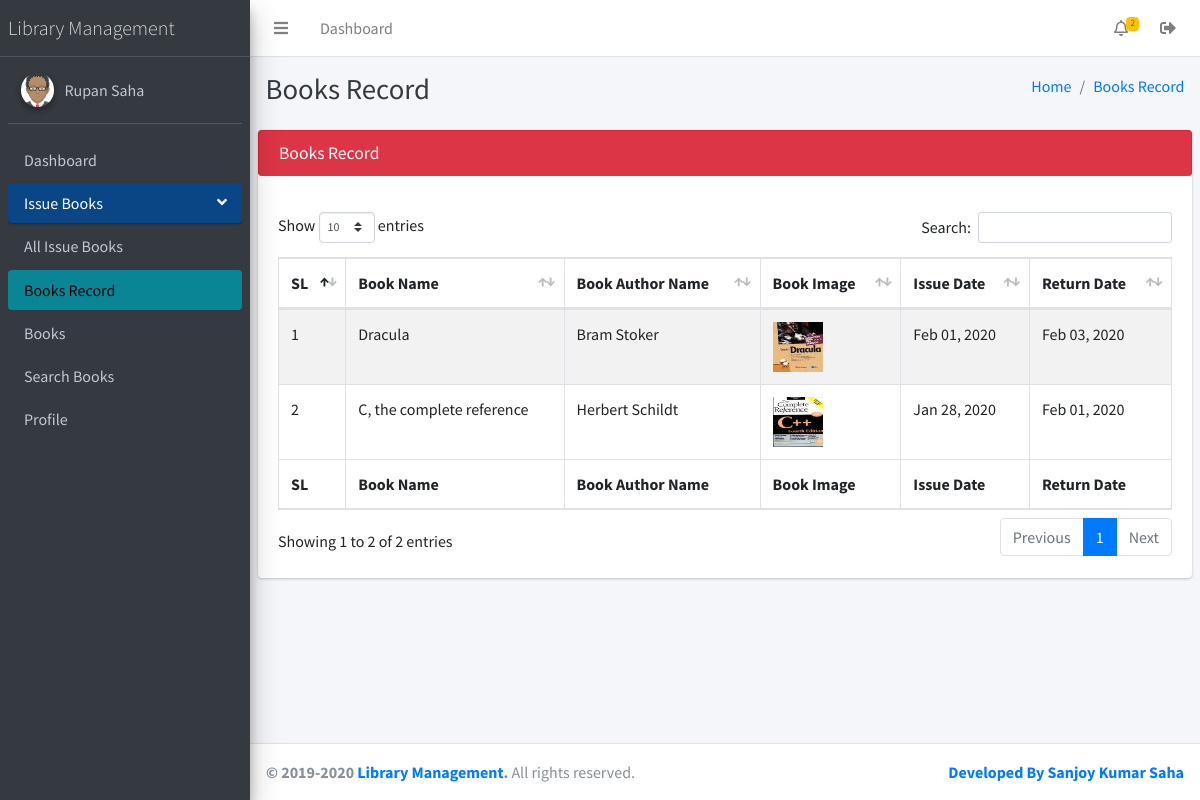
The page /student/books_record.php (signed in) on the database its author committed.
### tables this page shows
CREATE TABLE `settings` (
  `id` int(5) NOT NULL,
  `name` varchar(255) NOT NULL,
  `email` varchar(255) NOT NULL,
  `address` varchar(255) NOT NULL,
  `phone` varchar(255) NOT NULL,
  `image` varchar(255) NOT NULL DEFAULT 'image.png'
);

CREATE TABLE `students` (
  `id` int(11) NOT NULL,
  `f_name` varchar(255) NOT NULL DEFAULT '0',
  `l_name` varchar(255) NOT NULL DEFAULT '0',
  `department_id` varchar(255) DEFAULT NULL,
  `roll` int(20) NOT NULL,
  `reg_no` int(20) NOT NULL,
  `email` varchar(255) NOT NULL DEFAULT '0',
  `user_name` varchar(255) NOT NULL DEFAULT '0',
  `password` varchar(255) NOT NULL DEFAULT '0',
  `phone_no` varchar(255) NOT NULL DEFAULT '0',
  `img` varchar(255) DEFAULT 'image.png',
  `status` tinyint(1) NOT NULL,
  `datetime` timestamp NOT NULL DEFAULT CURRENT_TIMESTAMP
);

CREATE TABLE `issue_book` (
  `id` int(11) NOT NULL,
  `student_id` int(11) NOT NULL,
  `book_id` int(11) NOT NULL,
  `issue_date` varchar(50) NOT NULL,
  `return_date` varchar(50) NOT NULL,
  `datetime` timestamp NOT NULL DEFAULT CURRENT_TIMESTAMP
);

CREATE TABLE `books` (
  `id` int(5) NOT NULL,
  `book_name` varchar(255) DEFAULT NULL,
  `book_image` varchar(255) DEFAULT NULL,
  `book_author_name` varchar(255) DEFAULT NULL,
  `book_publication_name` varchar(255) DEFAULT NULL,
  `book_purchase_date` varchar(255) DEFAULT NULL,
  `book_price` varchar(255) DEFAULT NULL,
  `book_quantity` int(6) DEFAULT NULL,
  `available_quantity` int(6) DEFAULT NULL,
  `librarian_username` varchar(255) DEFAULT NULL,
  `datetime` timestamp NOT NULL DEFAULT CURRENT_TIMESTAMP
);

### student/books_record.php (the view)
<?php
require_once ('include/header.php');
require_once ('include/sidebar.php');
?>
    <div class="content-wrapper">
        <div class="content-header">
            <div class="container-fluid">
                <div class="row mb-2">
                    <div class="col-sm-6">
                        <h1 class="m-0 text-dark">Books Record</h1>
                    </div>
                    <div class="col-sm-6">
                        <ol class="breadcrumb float-sm-right">
                            <li class="breadcrumb-item"><a href="index.php">Home</a></li>
                            <li class="breadcrumb-item active"><a href="javascript:avoid(0)">Books Record</a></li>
                        </ol>
                    </div>
                </div>
            </div>
        </div>
        <section class="content">
            <div class="row">
                <div class="col-md-12">
                    <div class="card">
                        <div class="card-header alert alert-danger">
                            <h3 class="card-title">Books Record</h3>
                        </div>
                        <div class="card-body">
                            <table id="example1" class="table table-bordered table-striped">
                                <thead>
                                <tr>
                                    <th>SL</th>
                                    <th>Book Name</th>
                                    <th>Book Author Name</th>
                                    <th>Book Image</th>
                                    <th>Issue Date</th>
                                    <th>Return Date</th>
                                </tr>
                                </thead>
                                <tbody>
                                <?php
                                $id = $_SESSION['student_id'];
                                $query = mysqli_query($conn, "SELECT issue_book.issue_date, issue_book.return_date, books.book_name, books.book_author_name, books.book_image FROM books INNER JOIN issue_book ON issue_book.book_id = books.id WHERE issue_book.student_id = '$id' && issue_book.return_date != '' ORDER BY issue_book.return_date DESC");
                                $i = 0;
                                while($result = mysqli_fetch_assoc($query)):
                                    ?>
                                    <tr>
                                        <td><?= ++$i ?></td>
                                        <td><?= $result['book_name']?></td>
                                        <td><?= $result['book_author_name']?></td>
                                        <td><img src="../dist/images/book/<?= $result['book_image']?>" alt="" style="width: 50px; height: 50px;"></td>
                                        <td><?= date('M d, Y', strtotime($result['issue_date']))?></td>
                                        <td><?php  if($result['return_date']){
                                            echo date('M d, Y', strtotime($result['return_date']));
                                            }?></td>
                                    </tr>
                                <?php
                                endwhile;
                                ?>
                                </tbody>
                                <tfoot>
                                <tr>
                                    <th>SL</th>
                                    <th>Book Name</th>
                                    <th>Book Author Name</th>
                                    <th>Book Image</th>
                                    <th>Issue Date</th>
                                    <th>Return Date</th>
                                </tr>
                                </tfoot>
                            </table>
                        </div>
                    </div>
                </div>
            </div>
        </section>
    </div>
<?php require_once ('include/footer.php');?>

### student/include/sidebar.php (shortened to what this page needs)
<?php
$page = explode('/', $_SERVER['PHP_SELF']);
$page = end($page);
?>
<aside class="main-sidebar sidebar-dark-primary elevation-4">
    <?php
    $query = mysqli_query($conn, "SELECT * FROM settings");
    while($result = mysqli_fetch_assoc($query)):
        ?>
        <a href="index.php" class="brand-link">
            <span class="brand-text font-weight-light"><?= $result['name']?></span>
        </a>
    <?php endwhile;?>
    <div class="sidebar">
        <div class="user-panel mt-3 pb-3 mb-3 d-flex">
            <?php
            $id = $_SESSION['student_id'];
            $query = mysqli_query($conn, "SELECT * FROM students WHERE id = '$id'");
            $result = mysqli_fetch_assoc($query);
            ?>
            <div class="image">
                <img src="../dist/images/students/<?= $result['img']?>" class="img-circle elevation-2" alt="User Image">
            </div>
            <div class="info">
                <a href="profile.php" class="d-block"><?= $result['f_name'].' '.$result['l_name']?></a>
            </div>
        </div>
        <nav class="mt-2">
            <ul class="nav nav-pills nav-sidebar flex-column" data-widget="treeview" role="menu" data-accordion="false">
                <li class="nav-item">
                    <a href="index.php" class="nav-link <?= $page == 'index.php' ? 'active' : ''?>">
                        <p>Dashboard</p>
                    </a>
                </li>
                <li class="nav-item has-treeview <?= $page == 'all_issue_book.php' ? 'menu-open' : '' ?><?= $page == 'books_record.php' ? 'menu-open' : '' ?>">
                    <a href="#" class="nav-link <?= $page == 'all_issue_book.php' ? 'active' : '' ?><?= $page == 'books_record.php' ? 'active' : '' ?>">
                      <p>Issue Books<i class="right fas fa-angle-left"></i>
                      </p>
                    </a>
                    <ul class="nav nav-treeview">
                        <li class="nav-item">
                            <a href="all_issue_book.php"
                               class="nav-link <?= $page == 'all_issue_book.php' ? 'active' : '' ?>">
                                <p>All Issue Books</p>
                            </a>
                        </li>
                        <li class="nav-item">
                            <a href="books_record.php" class="nav-link <?= $page == 'books_record.php' ? 'active' : '' ?>">
                                <p>Books Record</p>
                            </a>
                        </li>
                    </ul>
                </li>
                <li class="nav-item">
                    <a href="books.php" class="nav-link <?= $page == 'books.php' ? 'active' : ''?>">
                        <p>Books</p>
                    </a>
                </li>
                <li class="nav-item">
                    <a href="search_books.php" class="nav-link <?= $page == 'search_books.php' ? 'active' : ''?>">
                        <p>Search Books</p>
                    </a>
                </li>
                <li class="nav-item">
                    <a href="profile.php" class="nav-link <?= $page == 'profile.php' ? 'active' : ''?>">
                        <p>Profile</p>
                    </a>
                </li>
            </ul>
        </nav>
    </div>
</aside>

### student/include/footer.php (shortened to what this page needs)
<footer class="main-footer">
    <div class="float-right d-none d-sm-inline">
        <strong><a href="https://www.facebook.com/sahaksanjoy">Developed By Sanjoy Kumar Saha</a></strong>
    </div>
    <?php
    $query = mysqli_query($conn, "SELECT * FROM settings");
    while($result = mysqli_fetch_assoc($query)):
        ?>
        <strong>&copy; 2019-<?php echo date('Y');?> <a href="#"><?= $result['name']?></a>.</strong> All rights reserved.
    <?php endwhile;?>
</footer>
</div>
</body>
</html>

### student/include/header.php (style rules this page uses)
.sidebar-dark-primary .nav-sidebar > .nav-item > .nav-link.active, .sidebar-light-primary .nav-sidebar > .nav-item > .nav-link.active { background-color: #0a4586; }
[class*=sidebar-dark-] .nav-treeview > .nav-item > .nav-link.active, [class*=sidebar-dark-] .nav-treeview > .nav-item > .nav-link.active:focus, [class*=sidebar-dark-] .nav-treeview > .nav-item > .nav-link.active:hover { background-color: #098596; color: #080100; }

### rows shown on the page
settings: name "Library Management"
students: img (picture), f_name "Rupan", l_name "Saha"
issue_book: book.book_name "Dracula", book.book_author_name "Bram Stoker", book.book_image (picture), issue_date "Feb 01, 2020", return_date "Feb 03, 2020"
issue_book: book.book_name "C, the complete reference", book.book_author_name "Herbert Schildt", book.book_image (picture), issue_date "Jan 28, 2020", return_date "Feb 01, 2020"

### other values the page prints
$tt_issue_books "2"
